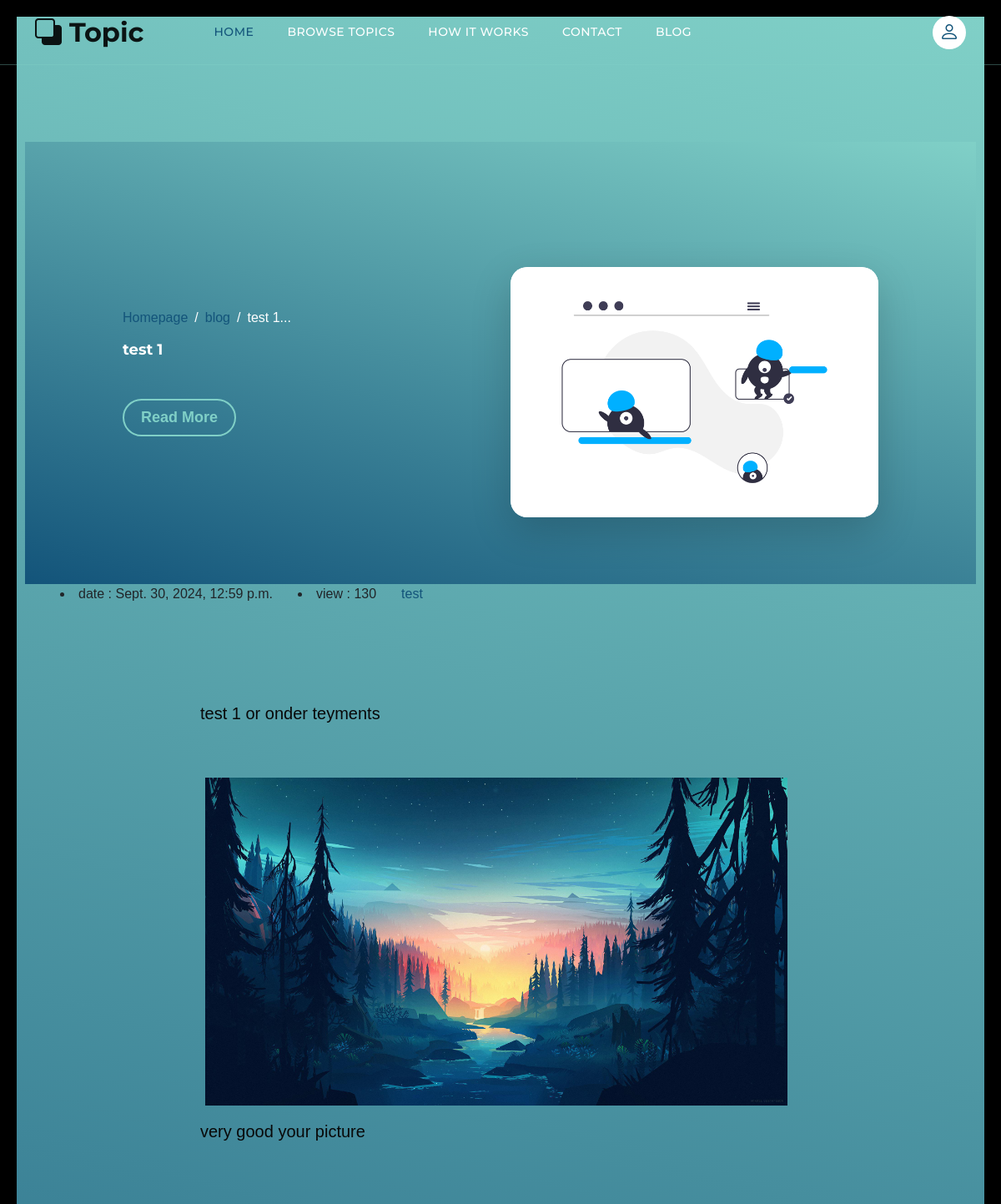
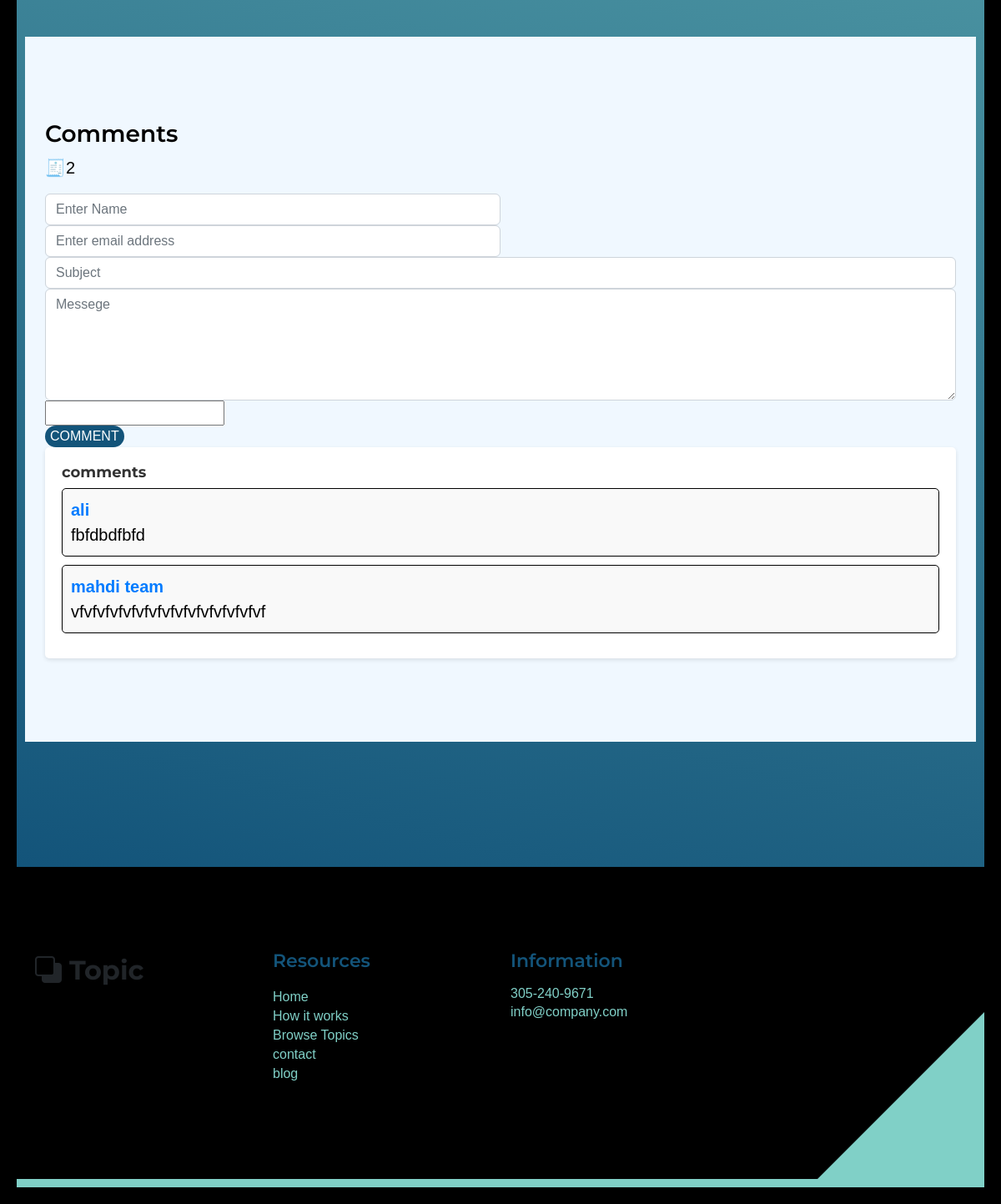
Page /blog/1/ on the committed database (2 pictures, top to bottom).
### blog/models.py (models this page shows, shortened)
class post(models.Model):
    titel = models.CharField(max_length=255)
    content = models.TextField()
    img = models.ImageField(upload_to='blog/',default='default.jpg')
    status = models.BooleanField(default=False)
    cuntent_view=models.IntegerField(default=0)
    categore= models.ManyToManyField(categore)
    publish_date= models.DateTimeField(null=True)
    created_date= models.DateTimeField(auto_now_add=True)
    update_date= models.DateTimeField(auto_now=True)

class categore(models.Model):
    name = models.CharField(max_length=255)

class comment(models.Model):
    post = models.ForeignKey(post,on_delete=models.CASCADE)
    name = models.CharField(max_length=255)
    email = models.EmailField()
    message = models.TextField()
    subject = models.CharField(max_length=255,blank=True,null=True)
    aproved = models.BooleanField(default=False)
    created_date= models.DateTimeField(auto_now_add=True)
    update_date= models.DateTimeField(auto_now=True)

### blog/views.py (the view, shortened to what this page needs)
# urls.py: path('<int:id>/', blog_single,name='blog_single'),
def blog_single(request,id):
    form = commentforms()
    now = timezone.now()
    posts = get_object_or_404(post,pk=id,status=1,publish_date__lte=now)
    posts.cuntent_view +=1
    posts.save()
    comments = comment.objects.filter(aproved = True,post=posts.id)
    context = {'posts': posts,
               'form':form,
               'comment':comments}
    return render(request,'blog/blog-single.html',context)

### blog/forms.py
class commentforms(forms.ModelForm):
    captcha = ReCaptchaField()#widget=ReCaptchaV2Invisible
    class Meta():
        model = comment
        exclude = ('approved',)

### blog/templatetags/blog-tag.py (called while the page is built)
@register.filter(name='short')
def function(value,arg=20):
    return value[:arg]+'...'

### templates/blog/blog-single.html (shortened to what this page needs)
{% extends 'base.html' %}
{% load static %}
{% load humanizelib %}
{% load blog-tag %}
        {% block content %}
            <header class="site-header d-flex flex-column justify-content-center align-items-center">
                <div class="container">
                    <div class="row justify-content-center align-items-center">
                        <div class="col-lg-5 col-12 mb-5">
                            <nav aria-label="breadcrumb">
                                <ol class="breadcrumb">
                                    <li class="breadcrumb-item"><a href="{% url 'website:index' %}">Homepage</a></li>
                                    <li class="breadcrumb-item"><a href="{% url 'blog:blog_home' %}">blog</a></li>
                                    <li class="breadcrumb-item active"  aria-current="page"> {{posts.titel|short}} </li>
                                </ol>
                            </nav>
                            <h2 class="text-white">{{posts.titel}}</h2>
                            <div class="d-flex align-items-center mt-5">
                                <a href="{% url 'blog:blog_single' id=posts.id %}" class="btn custom-btn custom-border-btn smoothscroll me-4">Read More</a>
                            </div>
                        </div>
                        <div class="col-lg-5 col-12">
                            <div class="topics-detail-block bg-white shadow-lg">
                                <img src="{% static 'images/topics/undraw_Remote_design_team_re_urdx.png'%}" class="topics-detail-block-image img-fluid">
                            </div>
                        </div>
                    </div>
                </div>
            </header>
            <div class="info">
                <li>date : {{ posts.publish_date|naturaltime }}</li>
                <li>view : {{ posts.cuntent_view }}</li>
                {% for cat in posts.categore.all %}
                <a href="{% url 'blog:category' cat_name=cat.name %}">{{cat.name}} </a>
                {% endfor %}
            </div>
            <section class="topics-detail-section section-padding" id="topics-detail">
                <div class="container">
                    <div class="row">
                        <div class="col-lg-8 col-12 m-auto">
                            <p>{{posts.content|safe}}</p>
                        </div>
                    </div>
                </div>
            </section>
            <section class="section-padding section-bg">
                <div class="container">
                    {% include 'blog/blog-comment.html' %}
                    {% include 'blog/blog-show-comment.html' %}
                </div>
            </section>
        </main>
{% endblock %}

### templates/blog/blog-show-comment.html (shortened to what this page needs)
<!DOCTYPE html>
<html lang="en">
<head>
</head>
<body>
    <div class="comments">
        <h2> comments </h2>
        {% for c in comment %}
        <div class="comment">
            <p><strong> {{c.name}} </strong> </p>
            <p class="cotent">{{c.message}}</p>
        </div>
        {% endfor %}
    </div>
</body>
</html>

### statics/css/templatemo-topic-listing.css (style rules this page uses)
:root { --white-color: #ffffff; --primary-color: #13547a; --secondary-color: #80d0c7; --section-bg-color: #f0f8ff; --custom-btn-bg-color: #80d0c7; --custom-btn-bg-hover-color: #13547a; --dark-color: #000000; --p-color: #080808; --border-color: #7fffd4; --link-hover-color: #13547a; --body-font-family: 'Open Sans', sans-serif; --title-font-family: 'Montserrat', sans-serif; --h1-font-size: 58px; --h2-font-size: 46px; --h3-font-size: 32px; --h4-font-size: 28px; --h5-font-size: 24px; --h6-font-size: 22px; --p-font-size: 20px; --menu-font-size: 14px; --btn-font-size: 18px; --copyright-font-size: 16px; --border-radius-large: 100px; --border-radius-medium: 20px; --border-radius-small: 10px; --font-weight-normal: 400; --font-weight-medium: 500; --font-weight-semibold: 600; --font-weight-bold: 700; }
body { background-color: var(--white-color); font-family: var(--body-font-family); }
h2, h3, h4, h5, h6 { color: var(--dark-color); }
h1, h2, h3, h4, h5, h6 { font-family: var(--title-font-family); font-weight: var(--font-weight-semibold); }
h2 { font-size: var(--h2-font-size); font-weight: var(--font-weight-bold); }
p { color: var(--p-color); font-size: var(--p-font-size); font-weight: var(--font-weight-normal); }
a, button { touch-action: manipulation; transition: all 0.3s; }
a { display: inline-block; color: var(--primary-color); text-decoration: none; }
b, strong { font-weight: var(--font-weight-bold); }
.section-padding { padding-top: 100px; padding-bottom: 100px; }
.section-bg { background-color: var(--section-bg-color); }
.custom-btn { background: var(--custom-btn-bg-color); border: 2px solid transparent; border-radius: var(--border-radius-large); color: var(--white-color); font-size: var(--btn-font-size); font-weight: var(--font-weight-semibold); line-height: normal; transition: all 0.3s; padding: 10px 20px; }
.custom-border-btn { background: transparent; border: 2px solid var(--custom-btn-bg-color); color: var(--custom-btn-bg-color); }
.site-header { background-image: linear-gradient(15deg, #13547a 0%, #80d0c7 100%); padding-top: 150px; padding-bottom: 80px; }
.site-header .container { height: 100%; }
.breadcrumb-item+.breadcrumb-item::before, .breadcrumb-item a:hover, .breadcrumb-item.active { color: var(--white-color); }
.topics-detail-block { border-radius: var(--border-radius-medium); position: relative; overflow: hidden; }
.topics-detail-block-image { display: block; border-radius: var(--border-radius-medium); }

### templates/blog/blog-single.html (style rules this page uses)
.info { display: flex; align-items: center; gap: 30px; }

### templates/blog/blog-show-comment.html (style rules this page uses)
body { font-family: Arial, sans-serif; background-color: #000000; margin: 0; padding: 20px; }
.comments { background: #fff; border-radius: 5px; padding: 20px; box-shadow: 0 2px 5px rgba(0, 0, 0, 0.1); }
h2 { color: #333; font-size: 18px; }
.comment { background: #f9f9f9; border: 1px solid #000000; border-radius: 5px; padding: 10px; margin-bottom: 10px; }
.comment p { margin: 0; }
.cotent { color: #000000; }
.comment strong { color: #007bff; }

### rows in the picture
post: titel|short "test 1...", titel "test 1", publish_date "Sept. 30, 2024, 12:59 p.m.", cuntent_view "130", content "test 1 or onder teyments very good your picture", content (picture)
categore: name "test"
comment: name "ali", message "fbfdbdfbfd"
comment: name "mahdi team", message "vfvfvfvfvfvfvfvfvfvfvfvfvfvfvf"

### other values in the picture
{{ comment.count }} "2"
